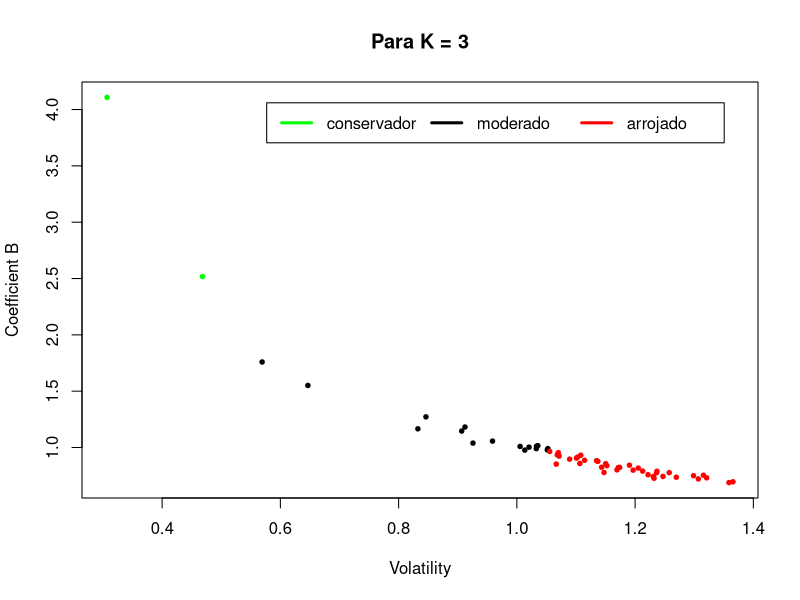

Here is the R script that generated this plot: (Note: this script raises an error after producing the figure.)
dados = read.table("calculo_b_volatilidade.csv",sep=",",head=T)

# retorna_cluster = function(dados,k){
#   dados = eixo_x_y
k = 3
#   dados = subset(eixo_x_y,eixo_x_y$tempo==semestre)
iter = 45
agrupamento = dados[,c("coeficiente_B","volatilidade")]
#     dados[,1] = log(dados[,1])
#     dados[,2] = log(dados[,2])

km = kmeans (x = agrupamento, centers = k, iter.max = iter)
agrupamento$cluster = km$cluster
grupos = unique(km$cluster)
#   print(grupos)
dados$cluster = agrupamento$cluster
dados$risco_b = ""
dados$risco_b[dados$cluster == grupos[1]] = "moderado"
dados$risco_b[dados$cluster == grupos[2]] = "arrojado"
dados$risco_b[dados$cluster == grupos[3]] = "conservador"

dados$cor = ""
#   dados$cor[dados$cluster == grupos[1]] = "black"
#   dados$cor[dados$cluster == grupos[2]] = "green"
#   dados$cor[dados$cluster == grupos[3]] = "red"
dados$cor[dados$cluster == grupos[1]] = "black"
dados$cor[dados$cluster == grupos[2]] = "red"
dados$cor[dados$cluster == grupos[3]] = "green"


#   cor = c()
#   #   dados$cor[dados$cluster == grupos[1]] = "black"
#   #   dados$cor[dados$cluster == grupos[2]] = "green"
#   #   dados$cor[dados$cluster == grupos[3]] = "red"
#   cor[dados$cluster == grupos[1]] = "red"
#   cor[dados$cluster == grupos[2]] = "black"
#   cor[dados$cluster == grupos[3]] = "green"
#   head(dados)
#   cluster_ordem = unique( km$cluster)
legenda = c("conservador","moderado","arrojado")
plot(main= paste("Para K = ",k,sep =""),agrupamento$coeficiente_B~agrupamento$volatilidade,xlab="Volatility",ylab="Coefficient B", col = dados$cor,pch = 20, cex = 0.9)
#   points(km$centers[,1]~km$centers[,2],col=4, pch = 8,lwd=2)
legend("topright", inset=.05,legenda , lwd= 3,col =c("green","black","red") , horiz=TRUE)
# points(km$centers,col=1:k, pch = 8,lwd=3)

#   agrupamento = agrupamento[order(agrupamento$cluster),]

# dados
#   return(dados)
names(dados)
centroides = cbind(km$centers,data.frame(risco = c("conservador","moderado","arrojado")))
centroides
# return(km$centers)
# }
# eixo_x_y_sem_outlier = eixo_x_y[eixo_x_y$coeficiente_B<3,]
# agrupamento_dados = retorna_cluster(dados,3)
# outlier = eixo_x_y[eixo_x_y$coeficiente_B>3,]
# outlier$cor = "green"
# outlier$cluster = unique(agrupamento_dados$cluster[agrupamento_dados$risco_b=="conservador"])
# outlier$risco_b = "conservador"
# agrupamento_dados = rbind( agrupamento_dados,outlier)
# head(agrupamento_dados)
# legenda = c("conservador","moderado","arrojado")
# plot(main= paste("Para K = ",3,sep =""),agrupamento_dados$coeficiente_B~agrupamento_dados$volatilidade,xlab="Volatility",ylab="Coefficient B", col = agrupamento_dados$cor,pch = 20, cex = 0.9)
# #   points(km$centers[,1]~km$centers[,2],col=4, pch = 8,lwd=2)
# legend("topright", inset=.05,legenda , lwd= 3,col =c("green","black","red") , horiz=TRUE)



treino = subset(dados,dados$tempo< 2014)
teste = subset(dados,dados$tempo == 2014)
plot(retorna_cluster(treino,3))
pontos_novos = data.frame(volatilidade = c(0.9,1.1),coeficiente_B = c(1.50,0.8))
points(pontos_novos,col="violet")

novos_pontos_classificados = data.frame()
ponto_estudado = 1# indices de todos os pontos
ponto_centroide = 1:3 # os 3 possiveis centroides dos riscos
distancia = sqrt((pontos_novos$volatilidade[ponto_estudado] - centroides$volatilidade[ponto_centroide])^2 + (pontos_novos$coeficiente_B[ponto_estudado] - centroides$coeficiente_B[ponto_centroide])^2)
todas_distancias = data.frame(distancias = distancia,risco =centroides$risco)
menor_distancia = which.min(todas_distancias$distancias)
risco = as.character(todas_distancias$risco[menor_distancia])
novos_pontos_classificados = rbind(novos_pontos_classificados,cbind(pontos_novos[ponto_estudado,],risco))

novos_pontos_classificados = data.frame(pontos_novos$volatilidade)

novos_pontos_classificados$cor = ""
#   dados$cor[dados$cluster == grupos[1]] = "black"
#   dados$cor[dados$cluster == grupos[2]] = "green"
#   dados$cor[dados$cluster == grupos[3]] = "red"
novos_pontos_classificados$cor[novos_pontos_classificados$risco == "moderado"] = "black"
novos_pontos_classificados$cor[novos_pontos_classificados$risco == "arrojado"] = "red"
novos_pontos_classificados$cor[novos_pontos_classificados$risco == "conservador"] = "green"

points(novos_pontos_classificados$volatilidade,novos_pontos_classificados$coeficiente_B,col=novos_pontos_classificados$cor, pch = 8,lwd=2)
# aggregate(dados$a,list(dados$tempo),FUN=length)



# distancia = sqrt((pontos_novos$Sepal.Length[ponto_estudado] - pontos$Sepal.Length[ponto_vizinho])^2 + (pontos_novos$Sepal.Width[ponto_estudado] - pontos$Sepal.Width[ponto_vizinho])^2)
